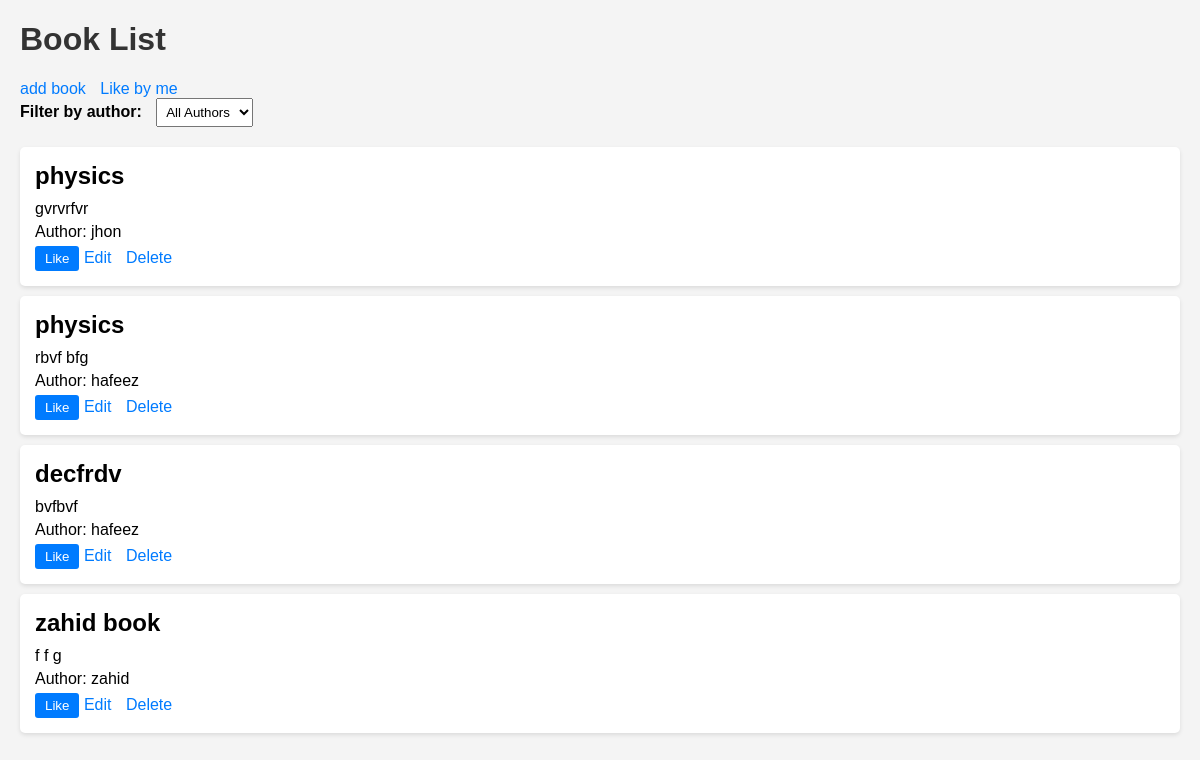
The page /books/ on the database its author committed.
### books/models.py (models this page shows, shortened)
class Book(models.Model):
    title = models.CharField(max_length=255)
    description = models.TextField()
    author = models.ForeignKey(Author, on_delete=models.CASCADE)
    liked_by = models.ManyToManyField(User, related_name='liked_books', blank=True)

class Author(models.Model):
    name = models.CharField(max_length=255)

### books/views.py (the view)
# urls.py: path('books/', views.book_list, name='book_list'),
def book_list(request):
    books = Book.objects.all()
    authors = Author.objects.all()
    selected_author = request.GET.get('author')
    if selected_author:
        books = books.filter(author__name=selected_author)
    return render(request, 'books/book_list.html', {'books': books, 'authors': authors})

### books/templates/books/book_list.html (shortened to what this page needs)
<!DOCTYPE html>
<html>
<head>
</head>
<body>
    <h1>Book List</h1>
    <a href="{% url 'create_book' %}">add book</a>
    <a href="{% url 'like_books' %}">Like by me</a>
    <form method="GET">
        <label for="author">Filter by author:</label>
        <select name="author" id="author" onchange="this.form.submit()">
            <option value="">All Authors</option>
        </select>
    </form>
    <ul>
        {% for book in books %}
            <li>
                <h2>{{ book.title }}</h2>
                <p>{{ book.description }}</p>
                <p>Author: {{ book.author.name }}</p>
                <button class="like-btn" data-id="{{ book.id }}">
                    {% if request.user in book.liked_by.all %}
                        Unlike
                    {% else %}
                        Like
                    {% endif %}
                </button>
                <a href="{% url 'update_book' pk=book.pk %}">Edit</a>
                <a href="{% url 'delete_book' pk=book.pk %}">Delete</a>
            </li>
        {% endfor %}
    </ul>
</body>
</html>

### books/templates/books/book_list.html (style rules this page uses)
body { font-family: Arial, sans-serif; margin: 20px; background-color: #f4f4f4; }
h1 { color: #333; }
a { text-decoration: none; color: #007bff; margin-right: 10px; }
form { margin-bottom: 20px; }
label { font-weight: bold; }
select { margin-left: 10px; padding: 5px; }
ul { list-style-type: none; padding: 0; }
li { background-color: #fff; margin-bottom: 10px; padding: 15px; border-radius: 5px; box-shadow: 0 2px 4px rgba(0,0,0,0.1); }
h2 { margin: 0 0 10px; }
p { margin: 5px 0; }
.like-btn { padding: 5px 10px; background-color: #007bff; color: white; border: none; border-radius: 3px; cursor: pointer; }

### rows shown on the page
Book: title "physics", description "gvrvrfvr", author.name "jhon", shows "Like"
Book: title "physics", description "rbvf bfg", author.name "hafeez", shows "Like"
Book: title "decfrdv", description "bvfbvf", author.name "hafeez", shows "Like"
Book: title "zahid book", description "f f g", author.name "zahid", shows "Like"
